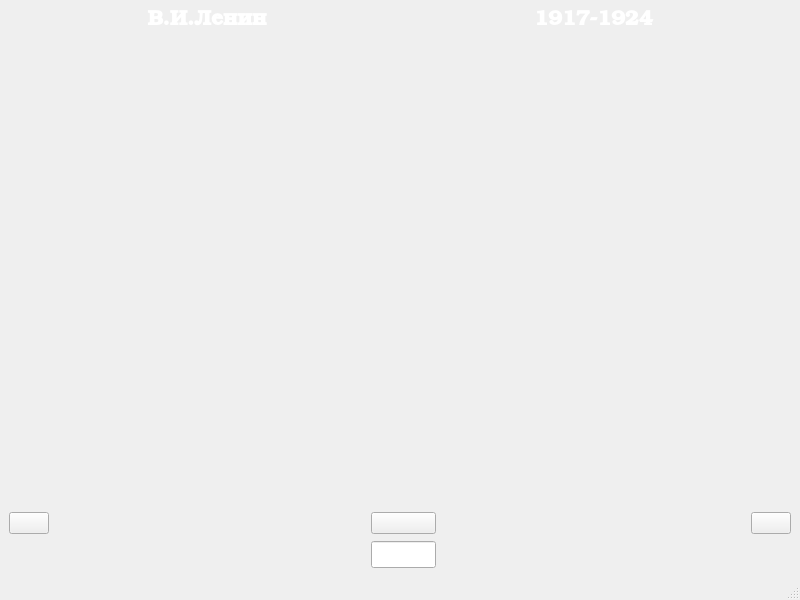
<?xml version="1.0" encoding="UTF-8"?>
<ui version="4.0">
 <class>MainWindow</class>
 <widget class="QMainWindow" name="MainWindow">
  <property name="geometry">
   <rect>
    <x>0</x>
    <y>0</y>
    <width>800</width>
    <height>600</height>
   </rect>
  </property>
  <property name="windowTitle">
   <string>USSR</string>
  </property>
  <property name="styleSheet">
   <string notr="true">QMainWindow {border-image: url(:/new/img/image/background.jpg);}
QPushButton {border-image: url(:/new/img/image/background.jpg);}
QSpinBox {border-image: url(:/new/img/image/background.jpg);}</string>
  </property>
  <widget class="QWidget" name="centralwidget">
   <layout class="QGridLayout" name="gridLayout">
    <item row="0" column="0">
     <layout class="QGridLayout" name="gridLayout_3">
      <property name="sizeConstraint">
       <enum>QLayout::SetDefaultConstraint</enum>
      </property>
      <item row="0" column="4">
       <widget class="QLabel" name="dateLabel">
        <property name="sizePolicy">
         <sizepolicy hsizetype="Preferred" vsizetype="Fixed">
          <horstretch>0</horstretch>
          <verstretch>0</verstretch>
         </sizepolicy>
        </property>
        <property name="font">
         <font>
          <family>URW Bookman</family>
          <pointsize>16</pointsize>
          <bold>true</bold>
         </font>
        </property>
        <property name="styleSheet">
         <string notr="true">color: rgb(255, 255, 255);</string>
        </property>
        <property name="text">
         <string>1917-1924</string>
        </property>
        <property name="alignment">
         <set>Qt::AlignCenter</set>
        </property>
       </widget>
      </item>
      <item row="4" column="5">
       <widget class="QPushButton" name="nextButton">
        <property name="sizePolicy">
         <sizepolicy hsizetype="Fixed" vsizetype="Fixed">
          <horstretch>0</horstretch>
          <verstretch>0</verstretch>
         </sizepolicy>
        </property>
        <property name="cursor">
         <cursorShape>PointingHandCursor</cursorShape>
        </property>
        <property name="text">
         <string/>
        </property>
        <property name="icon">
         <iconset>
          <normaloff>:/new/img/image/next.png</normaloff>:/new/img/image/next.png</iconset>
        </property>
        <property name="iconSize">
         <size>
          <width>100</width>
          <height>40</height>
         </size>
        </property>
       </widget>
      </item>
      <item row="4" column="3">
       <widget class="QPushButton" name="autoButton">
        <property name="cursor">
         <cursorShape>PointingHandCursor</cursorShape>
        </property>
        <property name="text">
         <string/>
        </property>
        <property name="icon">
         <iconset>
          <normaloff>:/new/img/image/auto.png</normaloff>:/new/img/image/auto.png</iconset>
        </property>
        <property name="iconSize">
         <size>
          <width>80</width>
          <height>60</height>
         </size>
        </property>
        <property name="checkable">
         <bool>true</bool>
        </property>
        <property name="checked">
         <bool>false</bool>
        </property>
       </widget>
      </item>
      <item row="0" column="1">
       <widget class="QLabel" name="nameLabel">
        <property name="sizePolicy">
         <sizepolicy hsizetype="Preferred" vsizetype="Fixed">
          <horstretch>0</horstretch>
          <verstretch>0</verstretch>
         </sizepolicy>
        </property>
        <property name="font">
         <font>
          <family>URW Bookman</family>
          <pointsize>16</pointsize>
          <bold>true</bold>
         </font>
        </property>
        <property name="styleSheet">
         <string notr="true">color: rgb(255, 255, 255);</string>
        </property>
        <property name="text">
         <string>В.И.Ленин</string>
        </property>
        <property name="alignment">
         <set>Qt::AlignCenter</set>
        </property>
       </widget>
      </item>
      <item row="1" column="0" colspan="6">
       <widget class="QLabel" name="imageLabel">
        <property name="font">
         <font>
          <hintingpreference>PreferDefaultHinting</hintingpreference>
         </font>
        </property>
        <property name="styleSheet">
         <string notr="true">image: url(:/new/img/image/Lenin.jpg);</string>
        </property>
        <property name="text">
         <string/>
        </property>
        <property name="alignment">
         <set>Qt::AlignCenter</set>
        </property>
       </widget>
      </item>
      <item row="4" column="0">
       <widget class="QPushButton" name="prevButton">
        <property name="sizePolicy">
         <sizepolicy hsizetype="Fixed" vsizetype="Fixed">
          <horstretch>0</horstretch>
          <verstretch>0</verstretch>
         </sizepolicy>
        </property>
        <property name="cursor">
         <cursorShape>PointingHandCursor</cursorShape>
        </property>
        <property name="acceptDrops">
         <bool>false</bool>
        </property>
        <property name="autoFillBackground">
         <bool>false</bool>
        </property>
        <property name="text">
         <string/>
        </property>
        <property name="icon">
         <iconset>
          <normaloff>:/new/img/image/prev.png</normaloff>:/new/img/image/prev.png</iconset>
        </property>
        <property name="iconSize">
         <size>
          <width>100</width>
          <height>40</height>
         </size>
        </property>
        <property name="shortcut">
         <string/>
        </property>
        <property name="autoDefault">
         <bool>false</bool>
        </property>
        <property name="default">
         <bool>false</bool>
        </property>
        <property name="flat">
         <bool>false</bool>
        </property>
       </widget>
      </item>
      <item row="4" column="1">
       <spacer name="horizontalSpacer_2">
        <property name="orientation">
         <enum>Qt::Horizontal</enum>
        </property>
        <property name="sizeHint" stdset="0">
         <size>
          <width>40</width>
          <height>20</height>
         </size>
        </property>
       </spacer>
      </item>
      <item row="4" column="4">
       <spacer name="horizontalSpacer">
        <property name="orientation">
         <enum>Qt::Horizontal</enum>
        </property>
        <property name="sizeType">
         <enum>QSizePolicy::Expanding</enum>
        </property>
        <property name="sizeHint" stdset="0">
         <size>
          <width>40</width>
          <height>20</height>
         </size>
        </property>
       </spacer>
      </item>
      <item row="5" column="3">
       <widget class="QSpinBox" name="spinBox">
        <property name="font">
         <font>
          <family>URW Bookman</family>
          <pointsize>14</pointsize>
          <bold>true</bold>
         </font>
        </property>
        <property name="styleSheet">
         <string notr="true">color: rgb(255, 255, 255);</string>
        </property>
        <property name="buttonSymbols">
         <enum>QAbstractSpinBox::NoButtons</enum>
        </property>
        <property name="minimum">
         <number>1</number>
        </property>
        <property name="maximum">
         <number>1000</number>
        </property>
       </widget>
      </item>
     </layout>
    </item>
   </layout>
  </widget>
  <widget class="QMenuBar" name="menubar">
   <property name="geometry">
    <rect>
     <x>0</x>
     <y>0</y>
     <width>800</width>
     <height>22</height>
    </rect>
   </property>
  </widget>
  <widget class="QStatusBar" name="statusbar"/>
 </widget>
 <resources/>
 <connections/>
</ui>
